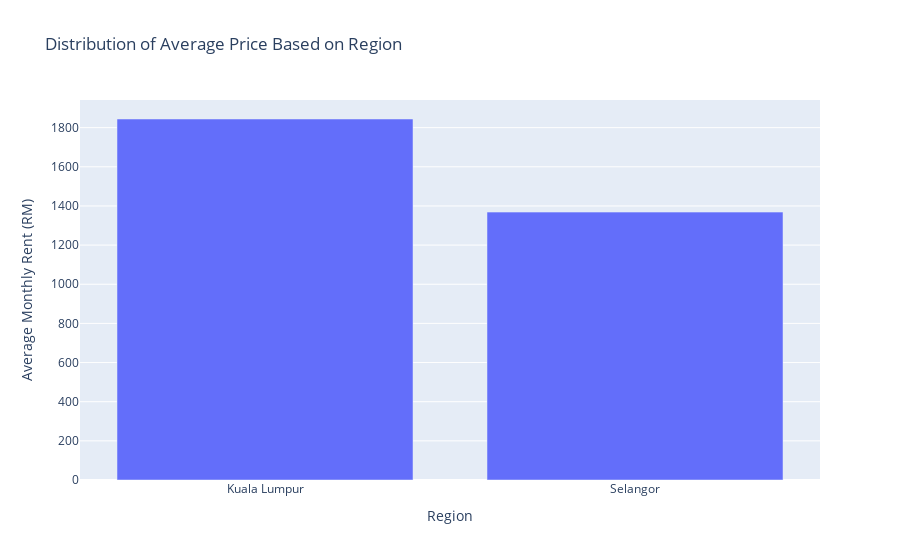

Notebook source saved alongside this figure:
### Markdown cell above
### Average price based on region

### Code cell
import plotly.express as px
AveragePrice = df_new.groupby(['region'])['monthly_rent(RM)'].mean().reset_index()


fig = px.bar(
    AveragePrice, 
    x='region',  
    y='monthly_rent(RM)', 
    title='Distribution of Average Price Based on Region', 
    labels={'region': 'Region', 'monthly_rent(RM)': 'Average Monthly Rent (RM)'}
)

fig.show()

### Figure 1 — Plotly figure (JSON) as saved in the notebook; plotly's stock layout.template omitted (floating-point values rounded to 4 significant figures)
{"data": [{"alignmentgroup": "True", "hovertemplate": "Region=%{x}<br>Average Monthly Rent (RM)=%{y}<extra></extra>", "legendgroup": "", "marker": {"color": "#636efa", "pattern": {"shape": ""}}, "name": "", "offsetgroup": "", "orientation": "v", "showlegend": false, "textposition": "auto", "type": "bar", "x": ["Kuala Lumpur", "Selangor"], "xaxis": "x", "y": [1844.0, 1368.0], "yaxis": "y"}], "layout": {"autosize": true, "barmode": "relative", "legend": {"tracegroupgap": 0}, "title": {"text": "Distribution of Average Price Based on Region"}, "xaxis": {"anchor": "y", "autorange": true, "domain": [0, 1], "range": [-0.5, 1.5], "title": {"text": "Region"}, "type": "category"}, "yaxis": {"anchor": "x", "autorange": true, "domain": [0, 1], "range": [0, 1941.0], "title": {"text": "Average Monthly Rent (RM)"}, "type": "linear"}}}
